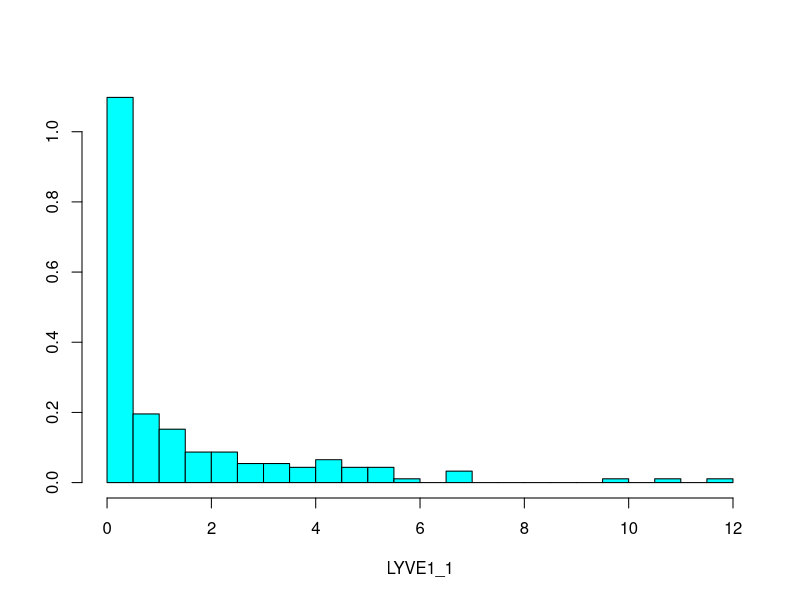
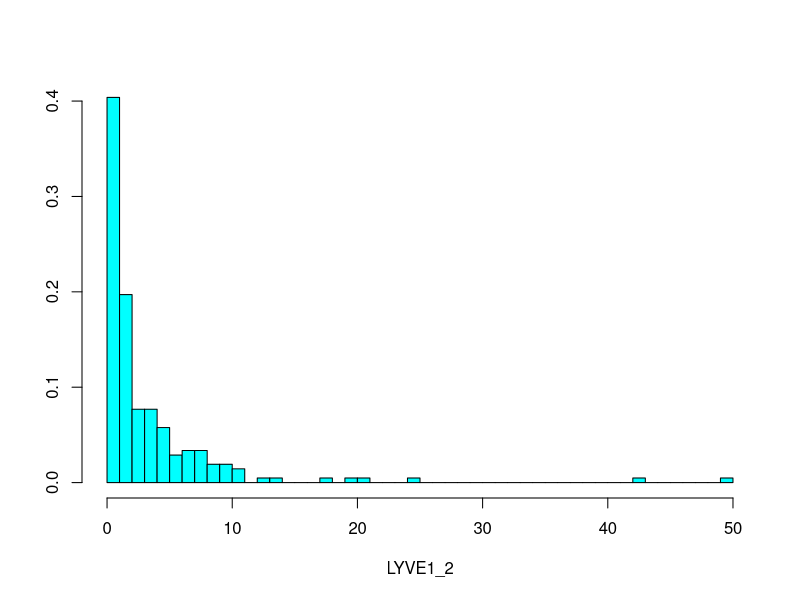
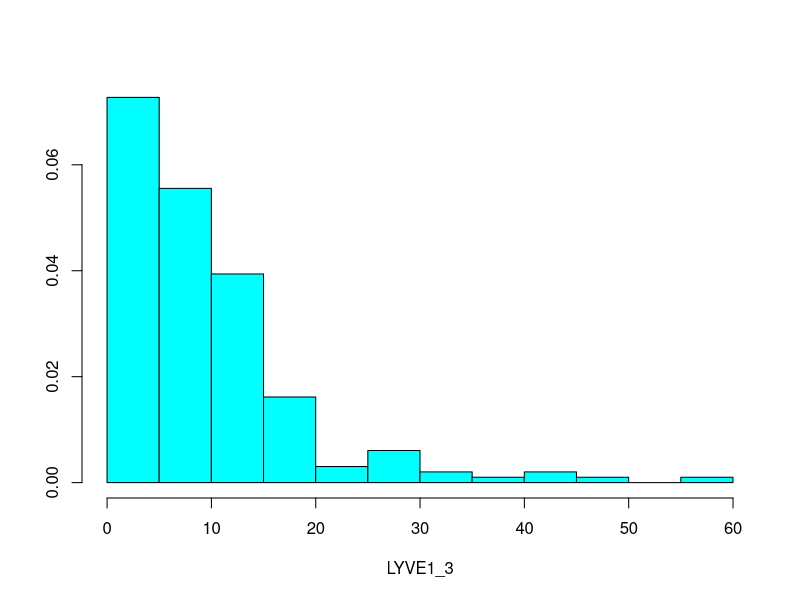
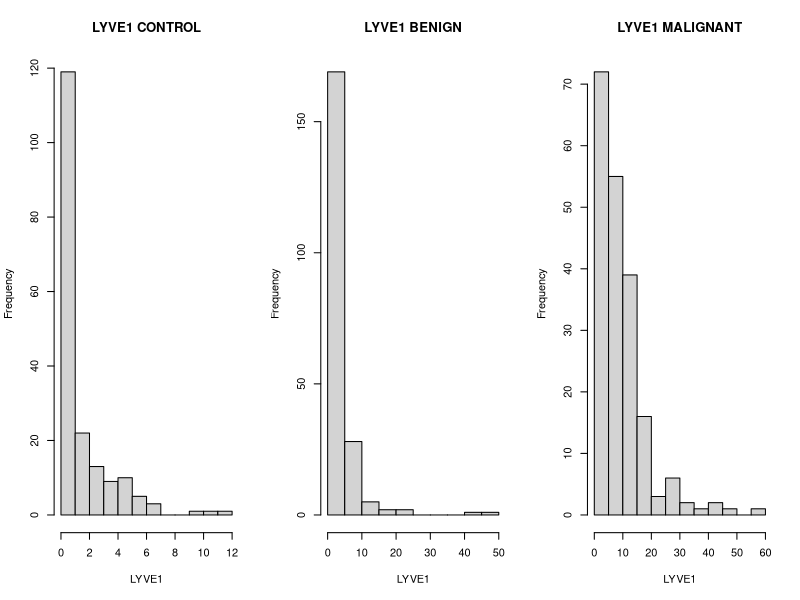
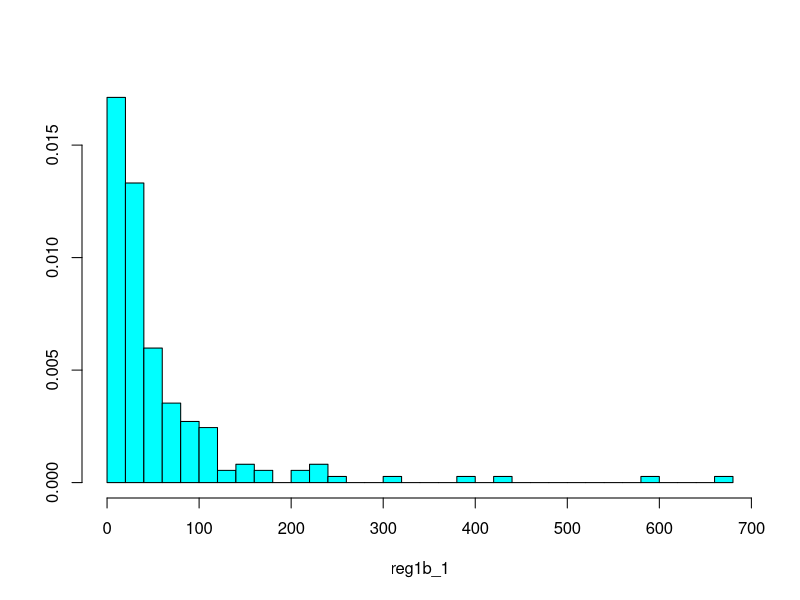
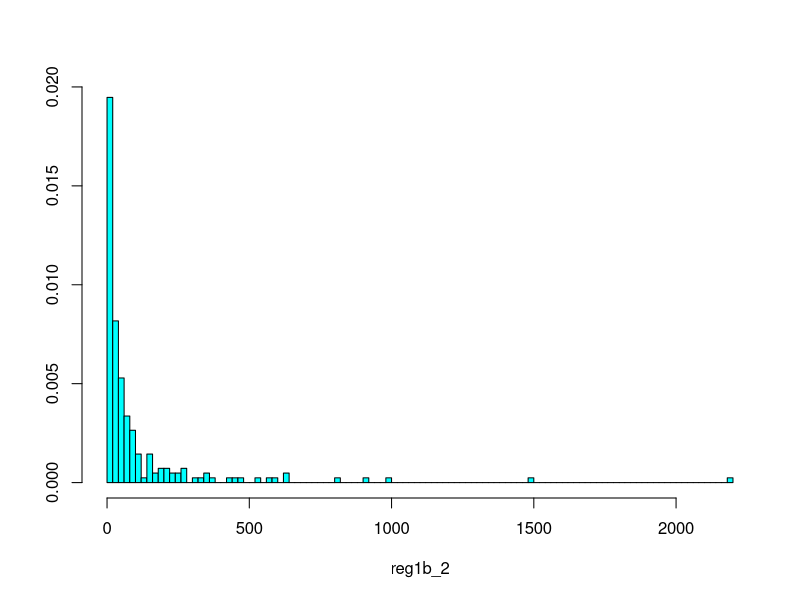
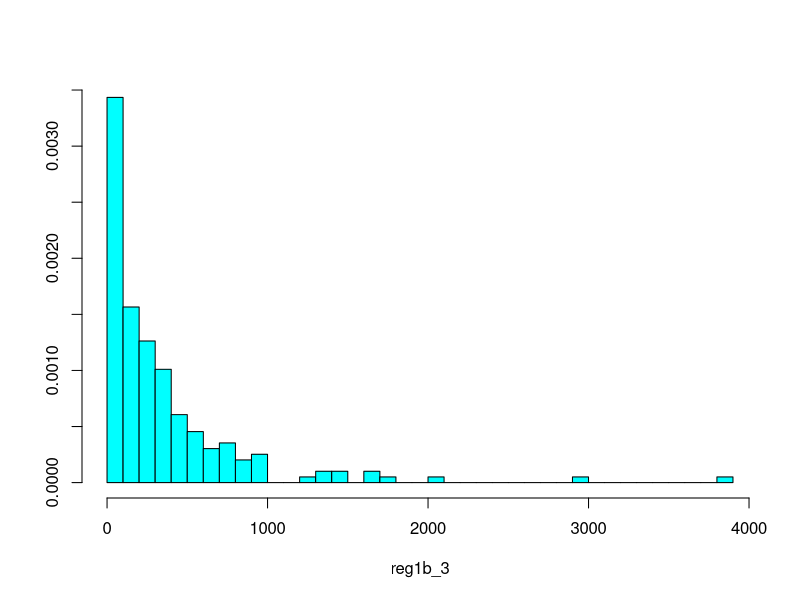
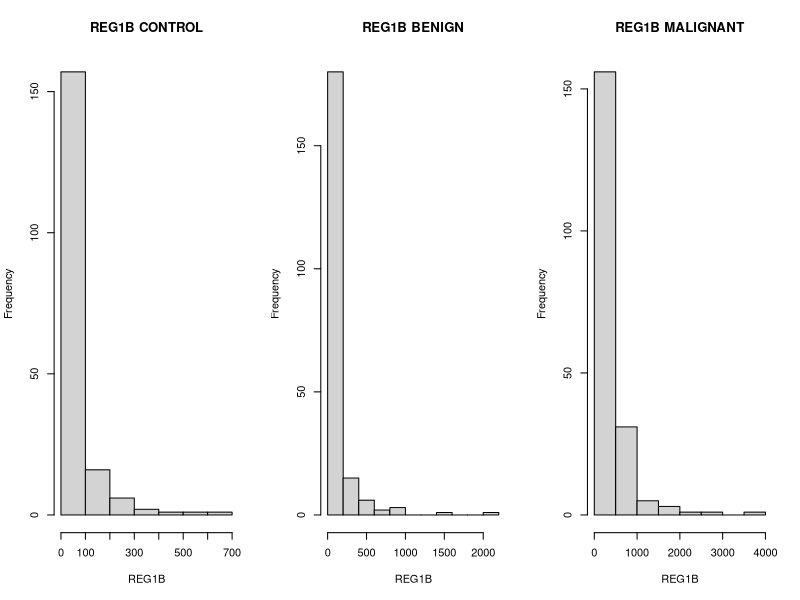

Generate these figures, in order, with R:
# Summarizing data and descriptive analysis
# For each of the 3 biomarkers: mean, median, quantiles, variance, standard deviation,range,interqaurtile range, histogram (dati numerici continui)
# questi calcoli vanno fatti per diagnosi
#Histogram da definire... 

##TROVATE I DATI GIA' NORMALIZZATI NELLE RISPETTIVE COLONNE FILE EXCEL
#La normalizzazione dei dati dei biomarcatori urinari per l'adenocarcinoma duttale pancreatico (PDAC) rispetto alla creatinina è un passaggio fondamentale per correggere la naturale variabilità della concentrazione delle urine tra i pazienti e nei diversi momenti della giornata. [1, 2]
#Senza questo processo, i test di screening o diagnosi precoce basati su pannelli urinari (come il noto pannello a tre biomarcatori LYVE1, REG1B e TFF1) produrrebbero falsi positivi o falsi negativi dovuti semplicemente a quanto il paziente ha bevuto. [1, 2])

options(scipen = 999)
#Ragazzi mi raccomando una volta che scrivete,usatae funzioni o quelloche volete COMMENTATE!!! il codice che avete fatto
#anche ragionamenti e step per arrivare alla funzione usata o altro (so che non ha senso per ora, ma è buona prassi)


#### Importing the dataset ####
###Download il file R dalla repository e inseriscilo nella tua cartella di lavoro
###In R, vai su SESSION > SET WORKING DIRECTORY > CHOOSE DIRECTORY > SELEZIONA LA TUA CARTELLA DI LAVORO 
###The following code should work anche per voi, basta che settate la vostra working directory come sopra :)

#install.packages("readxl")
#install.packages("dplyr")
library(dplyr)
library(readxl)

dataset = read_xlsx("dataset_stats.xlsx")[1:8] #dataset scremato (senza age e sex)
#this is the complete raw dataset (filtering from excel does not hold when you import the file)

##important to state we are dealing with NUMBERS
dataset$LYVE1 <- as.numeric(dataset$LYVE1)
dataset$creatinine <- as.numeric(dataset$creatinine)
dataset$REG1B <- as.numeric(dataset$REG1B)
dataset$TFF1 <- as.numeric(dataset$TFF1)


##Creating columns for normalised values
dataset$LYVE1_Norm <- dataset$LYVE1 / dataset$creatinine
dataset$REG1B_Norm <- dataset$REG1B / dataset$creatinine
dataset$TFF1_Norm <- dataset$TFF1 / dataset$creatinine

#check if there are NA values in the dataset (should be handled carefully)
anyNA(dataset) #FALSE, (luckily) there are no NAs in the dataset


#### EXPLORATIVE ANALYSIS ####

#### LYVE1 ####
# Description an analysis of: LYVE1

LYVE1_1 = dataset$LYVE1_Norm[dataset$diagnosis == 1]
LYVE1_2 = dataset$LYVE1_Norm[dataset$diagnosis == 2]
LYVE1_3 = dataset$LYVE1_Norm[dataset$diagnosis == 3]

summary(LYVE1_1)
summary(LYVE1_2)
summary(LYVE1_3)

# MEAN 
LYVE1_m1 = mean(LYVE1_1) # 1.298312 mean diagnosis 1
LYVE1_m2 = mean(LYVE1_2) # 3.211062 mean diagnosis 2
LYVE1_m3 = mean(LYVE1_3) # 9.488336 mean diagnosis 3

#MEDIAN
LYVE1_med1 = median(LYVE1_1) # 0.249782 median diagnosis 1
LYVE1_med2 = median(LYVE1_2) # 1.516199 median diagnosis 2
LYVE1_med3 = median(LYVE1_3) # 6.998147 median diagnosis 3

#QUANTILES
LYVE1_q1 = quantile(LYVE1_1) # quantiles diagnosis 1
LYVE1_q1
LYVE1_q2 = quantile(LYVE1_2) # quantiles diagnosis 2
LYVE1_q2
LYVE1_q3 = quantile(LYVE1_3) # quantiles diagnosis 3
LYVE1_q3

#VARIANCE
LYVE1_var1 = var(LYVE1_1) # 4.208431
LYVE1_var2 = var(LYVE1_2) # 32.360116
LYVE1_var3 = var(LYVE1_3) # 78.764954

#STANDARD DEVIATION 
LYVE1_sd1 = sd(LYVE1_1) # 2.051446 sd diagnosis 1
LYVE1_sd2 = sd(LYVE1_2) # 5.688595 sd diagnosis 2
LYVE1_sd3 = sd(LYVE1_3) # 8.874962 sd diagnosis 3

#INTERQUANTILE RANGE
LYVE1_iqr1 = IQR(LYVE1_1) # 1.720555 iqr diagnosis 1
LYVE1_iqr2 = IQR(LYVE1_2) # 3.592694 iqr diagnosis 2
LYVE1_iqr3 = IQR(LYVE1_3) # 9.532367 iqr diagnosis 3

#HISTOGRAMS
library(MASS)
truehist(LYVE1_1, nbins = "FD") 
truehist(LYVE1_2, nbins = "FD")
truehist(LYVE1_3, nbins = "FD")

par(mfrow = c(1,3))
hist(LYVE1_1, xlab = 'LYVE1', main = 'LYVE1 CONTROL')
hist(LYVE1_2, xlab = 'LYVE1', main = 'LYVE1 BENIGN')
hist(LYVE1_3, xlab = 'LYVE1', main = 'LYVE1 MALIGNANT')
dev.off()



#### REG1B ####
# Description an analysis of: REG1B
reg1b_1 = dataset$REG1B_Norm[dataset$diagnosis == 1] #reg1b normalised values for DIAGNOSIS 1
reg1b_2 = dataset$REG1B_Norm[dataset$diagnosis == 2] #reg1b normalised values for DIAGNOSIS 2
reg1b_3 = dataset$REG1B_Norm[dataset$diagnosis == 3] #reg1b normalised values for DIAGNOSIS 3

summary (reg1b_1)
summary (reg1b_2)
summary (reg1b_3)

# MEAN 
reg1b_m1 = mean (reg1b_1) #58.20542 mean DIAGNOSIS 1
reg1b_m2 = mean (reg1b_2) #106.6098 mean DIAGNOSIS 2
reg1b_m3 = mean (reg1b_3) #347.027 mean DIAGNOSIS 3

#MEDIAN
reg1b_med1 = median (reg1b_1) #28.82848 median DIAGNOSIS 1
reg1b_med2 = median (reg1b_2) #34.59517 median DIAGNOSIS 2
reg1b_med3 = median (reg1b_3) #199.3209 median DIAGNOSIS 3

#QUANTILES
reg1b_q1 = quantile(reg1b_1) #quantiles DIAGNOSIS 1
reg1b_q1
reg1b_q2 = quantile(reg1b_2) #quantiles DIAGNOSIS 2
reg1b_q2
reg1b_q3 = quantile (reg1b_3) #quantiles DIAGNOSIS 3
reg1b_q3

#VARIANCE
reg1b_var1 = var(reg1b_1) #7822.783 variance DIAGNOSIS 1
reg1b_var2 = var(reg1b_2) #54634.88 variance DIAGNOSIS 2
reg1b_var3 = var(reg1b_3) #231549 variance DIAGNOSIS 3

#STANDARD DEVIATION 
reg1b_sd1 = sqrt(reg1b_var1) #notice: it is THE SAME as sd(reg1b_1) #88.4465 SD DIAGNOSIS 1
reg1b_sd2 = sqrt(reg1b_var2) #233.741 SD DIAGNOSIS 2
reg1b_sd3 = sqrt(reg1b_var3) #481.1954 SD DIAGNOSIS 3

#INTERQUANTILE RANGE
reg1b_iqr1 = IQR(reg1b_1) #55.63396 IQR DIAGNOSIS 1
reg1b_iqr2 = IQR(reg1b_2) #79.95126 IQR DIAGNOSIS 2
reg1b_iqr3 = IQR(reg1b_3) #372.642 IQR DIAGNOSIS 3

#HISTOGRAMS
library(MASS)
truehist(reg1b_1, nbins = "FD") #FD sta per Freedman-Diaconis, una regola per scegliere automaticamente la larghezza delle barre (bin width) di un istogramma.
truehist(reg1b_2, nbins = "FD")
truehist(reg1b_3, nbins = "FD")

par(mfrow = c(1,3))
hist(reg1b_1, xlab = 'REG1B', main = 'REG1B CONTROL')

hist(reg1b_2, xlab = 'REG1B', main = 'REG1B BENIGN')
hist(reg1b_3, xlab = 'REG1B', main = 'REG1B MALIGNANT')
dev.off()


#### TFF1 ####
# Description an analysis of: TFF1
TFF1_1 = dataset$TFF1_Norm[dataset$diagnosis == 1]
TFF1_2 = dataset$TFF1_Norm[dataset$diagnosis == 2]
TFF1_3 = dataset$TFF1_Norm[dataset$diagnosis == 3]

summary(TFF1_1)
summary(TFF1_2)
summary(TFF1_3)

# MEAN 
TFF1_m1 = mean(TFF1_1) # 170.6077 mean diagnosis 1
TFF1_m2 = mean(TFF1_2) # 575.3879 mean diagnosis 2
TFF1_m3 = mean(TFF1_3) # 1622.2862 mean diagnosis 3

#MEDIAN
TFF1_med1 = median(TFF1_1) # 101.8855 median diagnosis 1
TFF1_med2 = median(TFF1_2) # 312.3404 median diagnosis 2
TFF1_med3 = median(TFF1_3) # 997.5173 median diagnosis 3

#QUANTILES
TFF1_q1 = quantile(TFF1_1) # quantiles diagnosis 1
TFF1_q1
TFF1_q2 = quantile(TFF1_2) # quantiles diagnosis 2
TFF1_q2
TFF1_q3 = quantile(TFF1_3) # quantiles diagnosis 3
TFF1_q3

#VARIANCE
TFF1_var1 = var(TFF1_1) # 51303.2133
TFF1_var2 = var(TFF1_2) # 680287.3058
TFF1_var3 = var(TFF1_3) # 5052564.6897

#STANDARD DEVIATION 
TFF1_sd1 = sd(TFF1_1) # 226.5021 sd diagnosis 1
TFF1_sd2 = sd(TFF1_2) # 824.7953 sd diagnosis 2
TFF1_sd3 = sd(TFF1_3) # 2247.7910 sd diagnosis 3

#INTERQUANTILE RANGE
TFF1_iqr1 = IQR(TFF1_1) # 221.3230 iqr diagnosis 1
TFF1_iqr2 = IQR(TFF1_2) # 545.5810 iqr diagnosis 2
TFF1_iqr3 = IQR(TFF1_3) # 1739.7581 iqr diagnosis 3

#HISTOGRAMS
library(MASS)
truehist(TFF1_1, nbins = "FD") 
truehist(TFF1_2, nbins = "FD")
truehist(TFF1_3, nbins = "FD")

par(mfrow = c(1,3))
hist(TFF1_1, xlab = 'TFF1', main = 'TFF1 CONTROL')
hist(TFF1_2, xlab = 'TFF1', main = 'TFF1 BENIGN')
hist(TFF1_3, xlab = 'TFF1', main = 'TFF1 MALIGNANT')
dev.off()

#### SCATTERPLOTS, VARIANCE AND COVARIANCE PAIRWISE ####


#SCATTERPLOT (PAIRWISE) #confronto nello stesso gruppo due marcatori diversi

#stessa cosa per Correlazione e Covarianza
